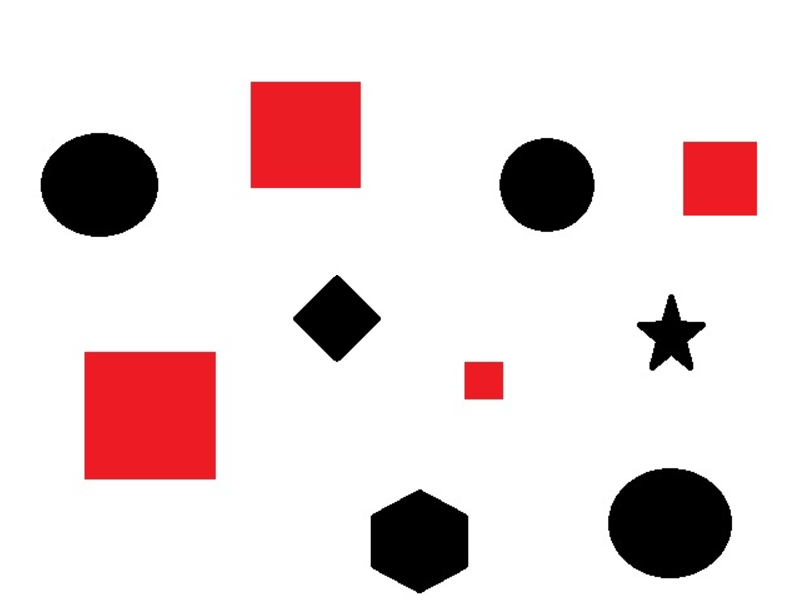
#> input picture squares2.png, 786 x 612 px
$ python CntSq.py
#> lines starting #> are read from the running program, lines starting #| are printed output that depends on the picture; after the words box and inside, x2 and y2 are one past the last pixel; in counts of white or black regions, pixels touching at a corner belong together
import cv2
import numpy as np

image = cv2.imread('squares2.png')
#> image is the input picture: shape (612, 786, 3); mean B, G, R 217.1, 216.4, 231.6
if image is None:
    raise ValueError("Image not found or unable to load.")

gray = cv2.cvtColor(image, cv2.COLOR_BGR2GRAY)
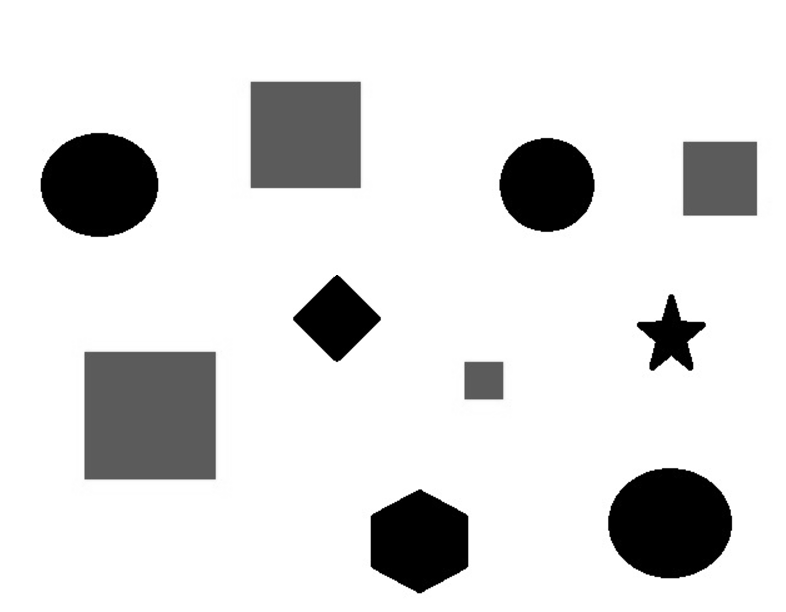
#> gray: shape (612, 786); min 0, max 255, mean 221

blurred = cv2.GaussianBlur(gray, (5, 5), 0)

edges = cv2.Canny(blurred, 50, 150)
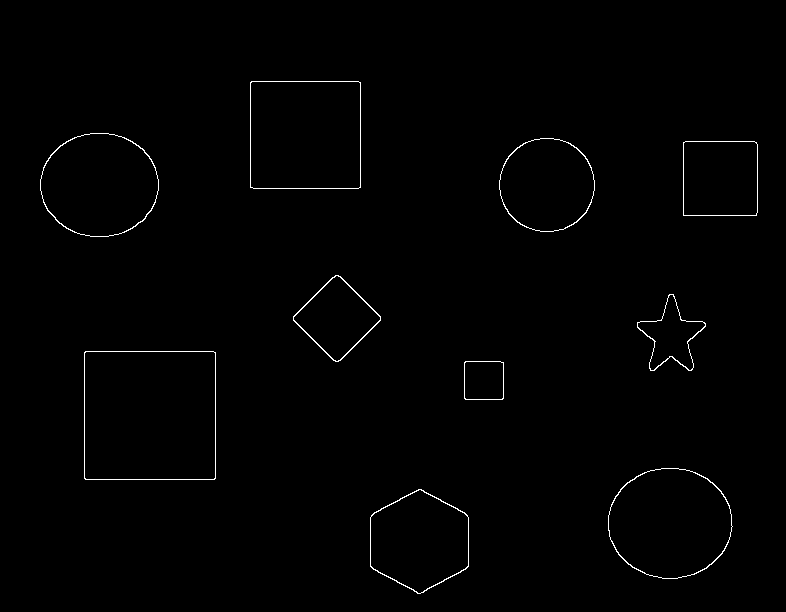
#> edges: shape (612, 786); 0.76% white in thin lines or dots, all inside (x1, y1, x2, y2) = (40, 81, 758, 594)

contours, _ = cv2.findContours(edges, cv2.RETR_TREE, cv2.CHAIN_APPROX_SIMPLE)
#> contours = 20 contours; largest, box (x1, y1, x2, y2) and area: (84, 351, 216, 480) 16765, (84, 351, 216, 480) 16760, (250, 81, 361, 189) 11764, (250, 81, 361, 189) 11761, (608, 468, 733, 579) 10720

square_count = 0

for contour in contours:
    epsilon = 0.02 * cv2.arcLength(contour, True)
    approx = cv2.approxPolyDP(contour, epsilon, True)

    if len(approx) == 4 and cv2.isContourConvex(approx):
        side_lengths = [np.linalg.norm(approx[i] - approx[(i + 1) % 4]) for i in range(4)]
        if max(side_lengths) - min(side_lengths) < 10:  # Adjust tolerance as needed
            square_count += 1
            cv2.drawContours(image, [approx], -1, (0, 255, 0), 3)
#> this loop made 20 passes
#> (epsilon, approx, side_lengths) on passes 5, 6, 7, 8, 11, 12, 13, 14: (3.03, [[465, 361], [464, 398], [502, 399], [503, 362]], [37.01, 38.01, 37.01, 38.01]), (2.99, [[466, 361], [503, 363], [501, 399], [464, 397]], [37.05, 36.06, 37.05, 36.06]), (10.31, [[84, 352], [85, 479], [215, 478], [215, 352]], [127, 130, 126, 131]), (10.27, [[84, 353], [213, 351], [215, 477], [86, 479]], [129, 126, 129, 126]), (5, [[335, 275], [293, 320], [338, 361], [380, 316]], [61.55, 60.88, 61.55, 60.88]), (4.95, [[336, 275], [380, 317], [337, 361], [293, 319]], [60.83, 61.52, 60.83, 61.52]), (5.87, [[683, 142], [683, 215], [756, 215], [756, 142]], [73, 73, 73, 73]), (5.83, [[685, 141], [757, 144], [755, 215], [683, 214]], [72.06, 71.03, 72.01, 73.03])
#> epsilon on passes 1, 2, 3, 4, 9, 10: 6.81, 6.77, 7.77, 7.72, 5.65, 5.63
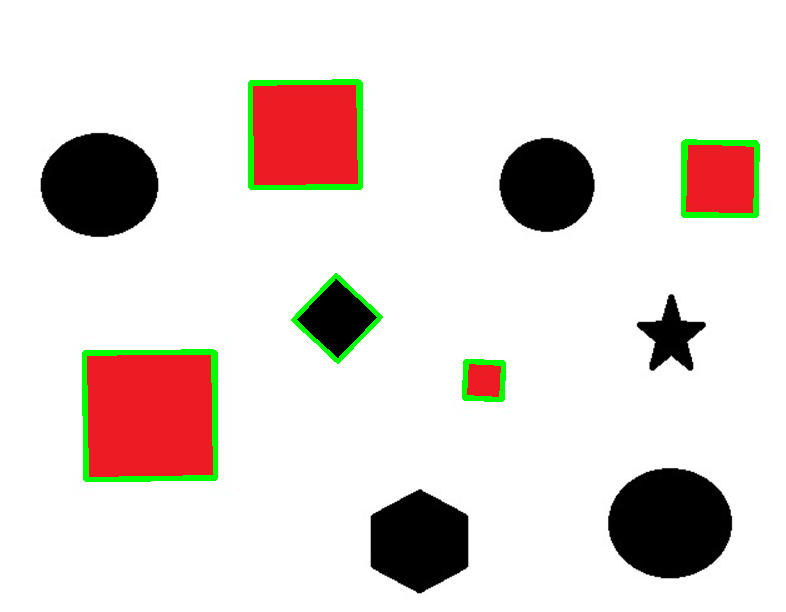
#> image: shape (612, 786, 3); 1.83% of pixels changed, all inside (x1, y1, x2, y2) = (82, 79, 760, 482)
#> after the loop, square_count = 10

print(f"Number of squares: {square_count/2}")
#| Number of squares: 5.0
cv2.imshow("Squares", image)
cv2.waitKey(0)
cv2.destroyAllWindows()

$ run again, with squares3.png copied over squares2.png
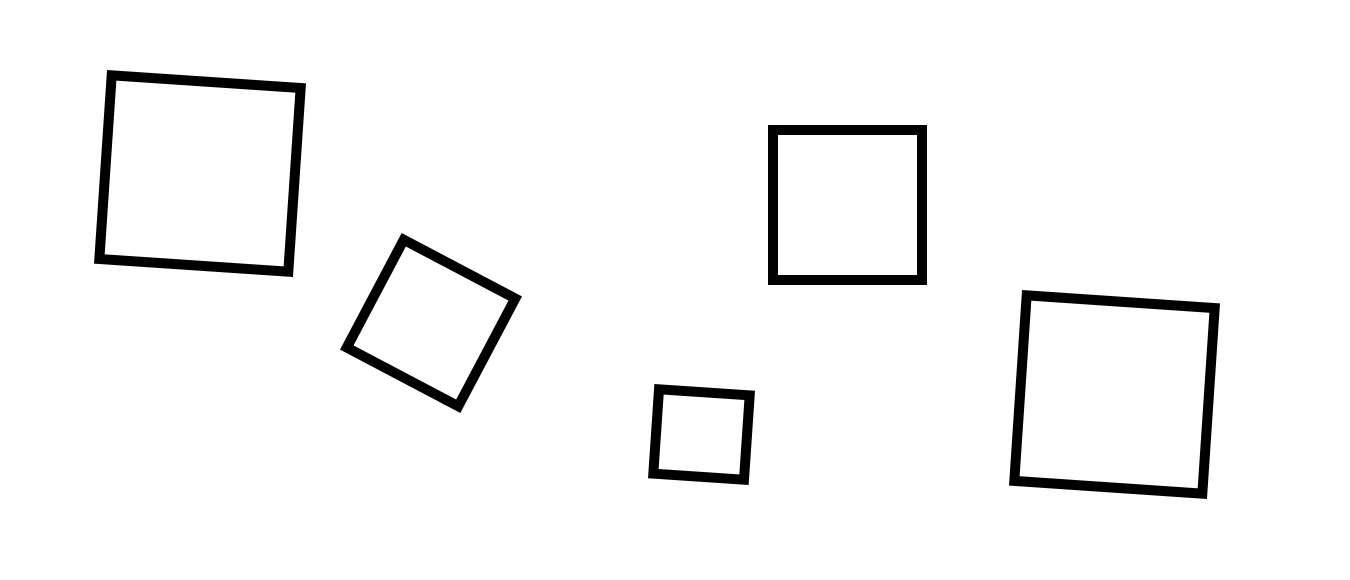
#> input picture squares3.png, 1350 x 580 px
#> image is the input picture: shape (580, 1350, 3); min 0, max 255, mean 245.4
#> `edges = cv2.Canny(blurred, 50, 150)`:
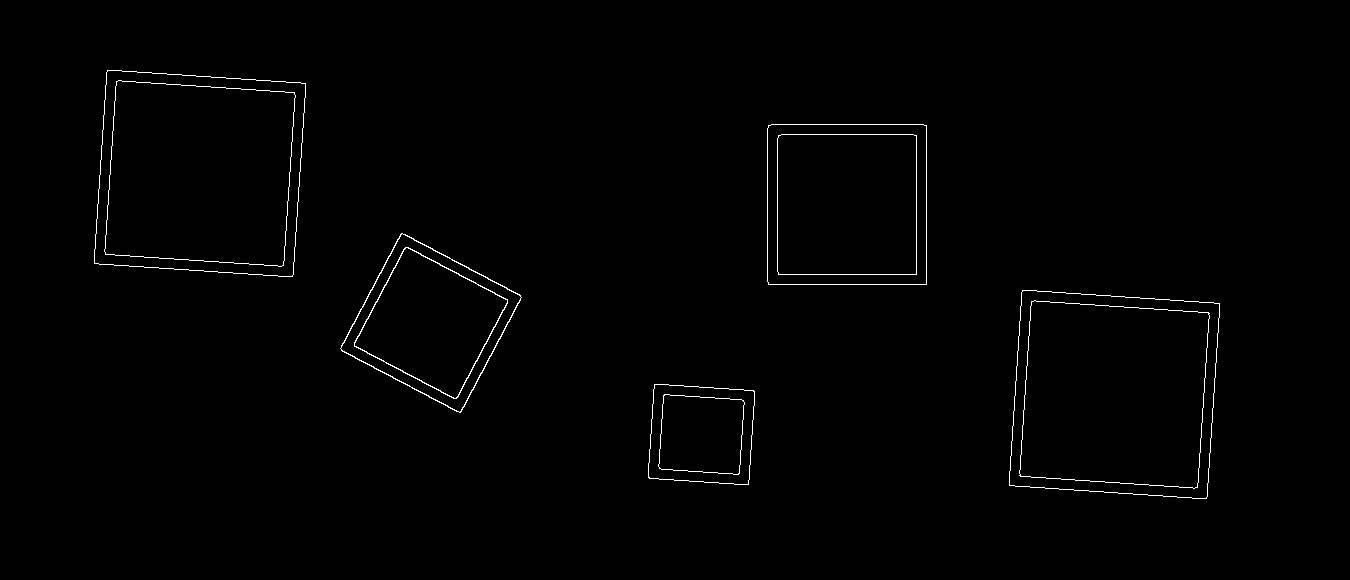
#> edges: shape (580, 1350); 0.79% white in thin lines or dots, all inside (x1, y1, x2, y2) = (94, 70, 1220, 499)
#> contours = 20 contours; largest, box (x1, y1, x2, y2) and area: (1009, 290, 1220, 499) 38878, (1009, 290, 1220, 499) 38876, (94, 70, 306, 277) 38698, (94, 70, 306, 277) 38696, (1019, 300, 1210, 489) 31382
#> the loop `for contour in contours:` made 20 passes
#> (epsilon, approx, side_lengths) on passes 1 to 4: (7.94, [[654, 384], [648, 477], [748, 484], [754, 391]], [93.19, 100.2, 93.19, 100.2]), (7.89, [[655, 384], [754, 392], [747, 484], [648, 476]], [99.32, 92.27, 99.32, 92.27]), (6.34, [[664, 394], [659, 468], [738, 474], [743, 400]], [74.17, 79.23, 74.17, 79.23]), (6.29, [[665, 394], [744, 402], [737, 474], [658, 466]], [79.4, 72.34, 79.4, 72.34])
#> after the loop `for contour in contours:`:
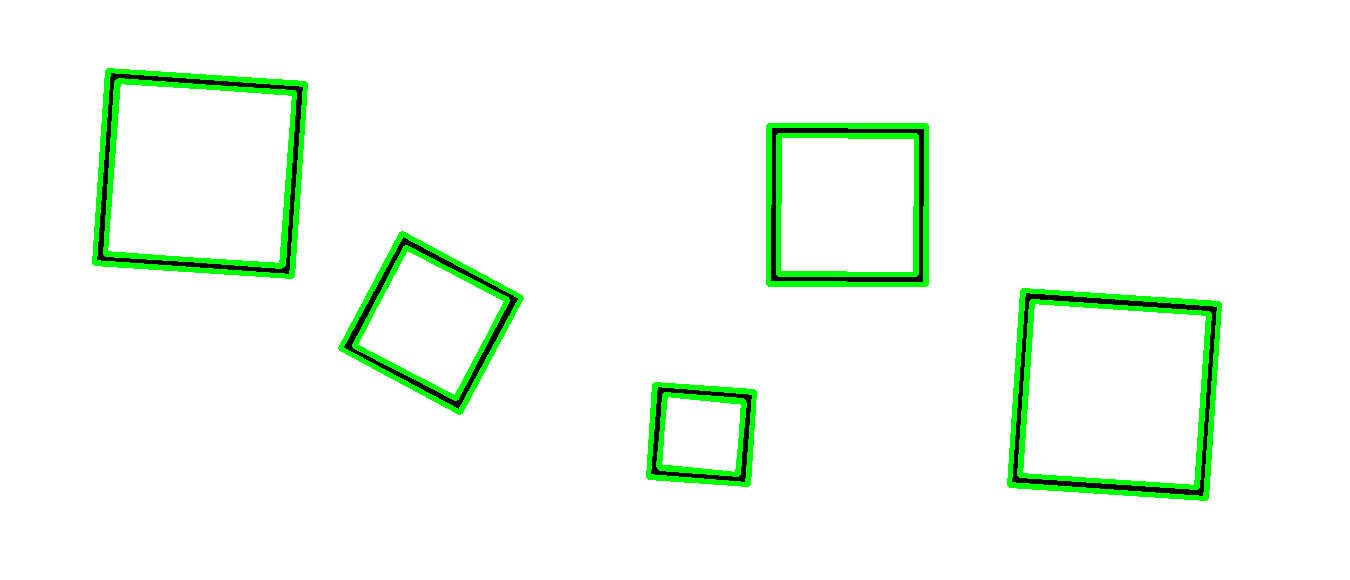
#> image: shape (580, 1350, 3); 4.06% of pixels changed, all inside (x1, y1, x2, y2) = (92, 68, 1222, 501)
#> after the loop `for contour in contours:`: square_count = 20
#| Number of squares: 10.0

$ run again, with squares.png copied over squares2.png
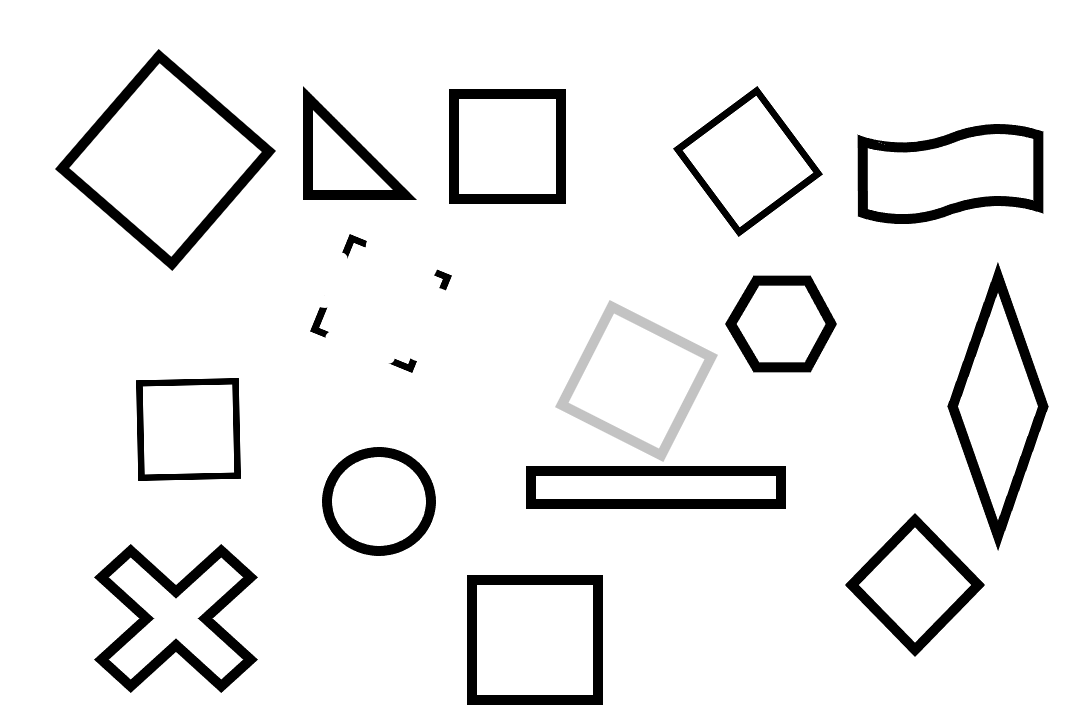
#> input picture squares.png, 1069 x 722 px
#> image is the input picture: shape (722, 1069, 3); min 0, max 255, mean 235.8
#> `edges = cv2.Canny(blurred, 50, 150)`:
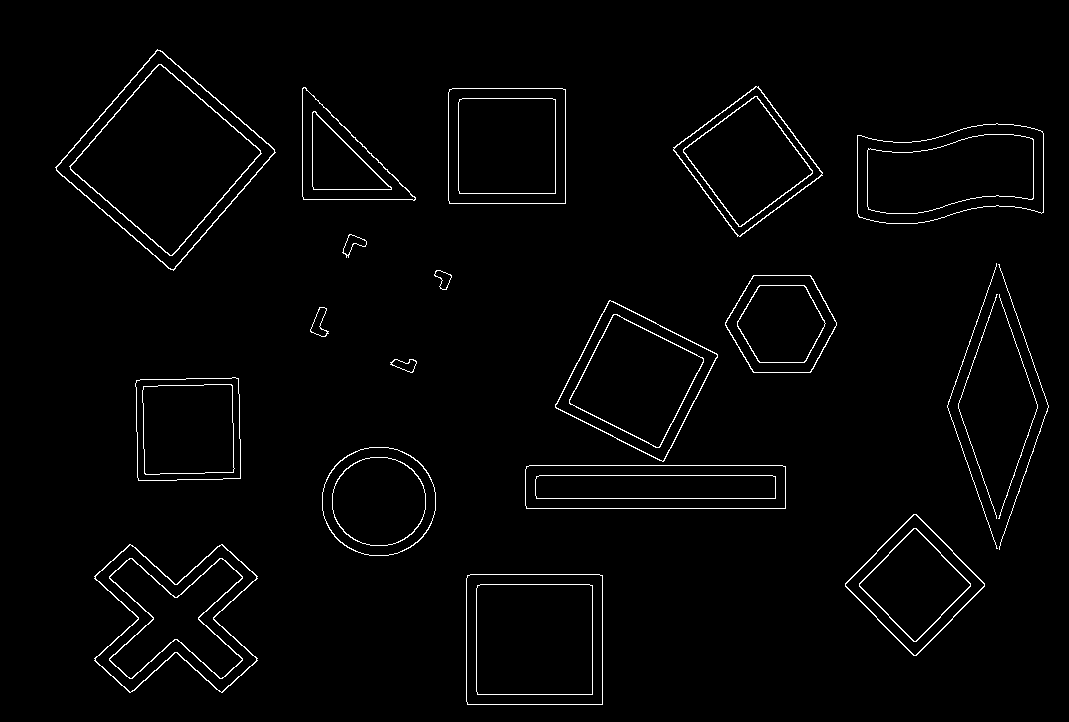
#> edges: shape (722, 1069); 1.9% white in thin lines or dots, all inside (x1, y1, x2, y2) = (55, 49, 1049, 705)
#> contours = 64 contours, 4 with area under 20; largest, box (x1, y1, x2, y2) and area: (55, 49, 276, 271) 24847, (56, 50, 275, 270) 24449, (69, 64, 262, 256) 18926, (70, 64, 261, 256) 18574, (466, 574, 603, 705) 17669
#> the loop `for contour in contours:` made 64 passes
#> (epsilon, approx, side_lengths) on passes 1, 2, 3, 4, 9: (10.59, [[467, 575], [467, 704], [602, 704], [602, 575]], [129, 135, 129, 135]), (10.55, [[467, 576], [601, 575], [602, 703], [468, 704]], [134, 128, 134, 128]), (8.99, [[477, 585], [477, 694], [592, 694], [592, 585]], [109, 115, 109, 115]), (8.95, [[477, 586], [591, 585], [592, 693], [478, 694]], [114, 108, 114, 108]), (8.01, [[913, 514], [845, 586], [916, 655], [984, 583]], [99.04, 99.01, 99.04, 99.01])
#> after the loop `for contour in contours:`:
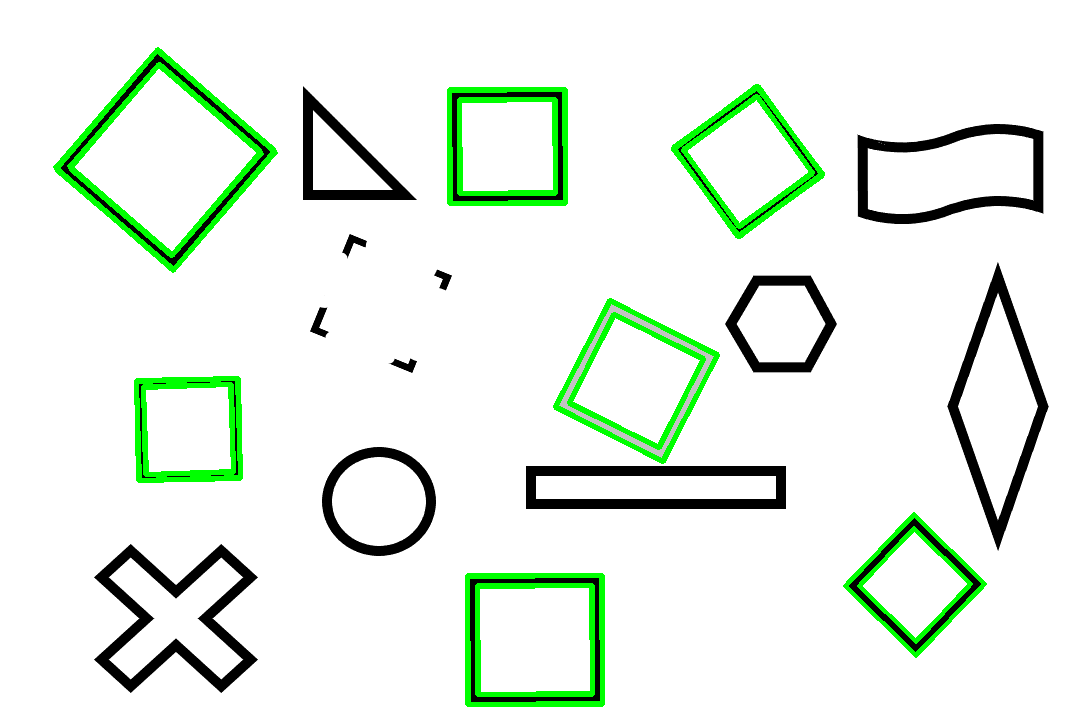
#> image: shape (722, 1069, 3); 4.26% of pixels changed, all inside (x1, y1, x2, y2) = (53, 47, 987, 707)
#> after the loop `for contour in contours:`: square_count = 28
#| Number of squares: 14.0
